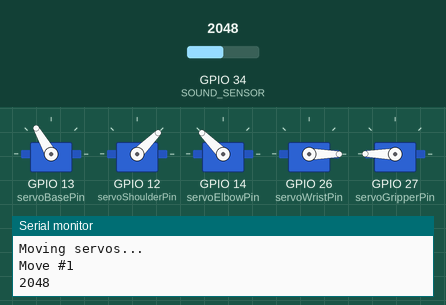
This sketch was run on a simulated ESP32. Parts: 5 × servo, the last lines printed to the serial monitor. Inputs (shaded band) come from the test bench; at power-on: GPIO 34 (SOUND_SENSOR) = 2048 (analog values on the 0–4095 scale).

Above: at 5.0 s.
5.1 s: GPIO 34 (SOUND_SENSOR) set to 1963
6.7 s: GPIO 34 (SOUND_SENSOR) set to 2040
At 10.0 s:
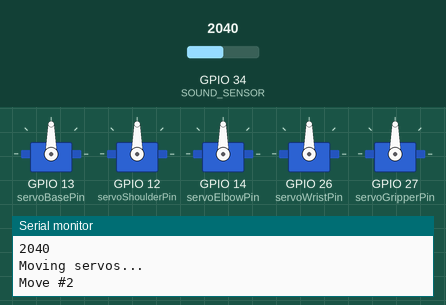
Timing chart, 0 to 15.4 s (numbered marks = the images above; inputs shaded):
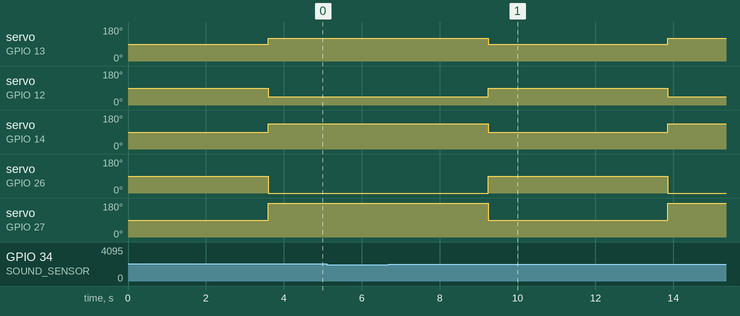

Measured:
- after the input at 6.7 s, servo on GPIO 13 (servoBasePin): 120° → 90° after 2.6 s, → 120° 4.6 s later; servo on GPIO 12 (servoShoulderPin): 45° → 90° after 2.6 s, → 45° 4.6 s later

The sketch:

Master_Fix2.ino
```cpp
// ESP32 Master that broadcasts pulses to the client and moves the servos accordingly

#include <ESP32Servo.h>
#include <Wire.h>
Servo servoBase, servoShoulder, servoElbow, servoWrist, servoGripper; // Can be added with another servo

#define SOUND_SENSOR 34
#define servoBasePin 13
#define servoShoulderPin 12
#define servoElbowPin 14
#define servoWristPin 26
#define servoGripperPin 27

int direction1 = 90; // Starts from the origin 90
int direction2 = 90;
int direction3 = 90;
int direction4 = 90;
int direction5 = 90;

int threshold = 2000;
int pulse;
int highCount = 0;
int moveCount = 0;

void setup() {
  Serial.begin(115200);
  Serial.println("Deteksi suara dimulai...");

  servoBase.attach(servoBasePin);
  servoShoulder.attach(servoShoulderPin);
  servoElbow.attach(servoElbowPin);
  servoWrist.attach(servoWristPin);
  servoGripper.attach(servoGripperPin);

  servoBase.write(direction1);
  servoShoulder.write(direction2);
  servoElbow.write(direction3);
  servoWrist.write(direction4);
  servoGripper.write(direction5);

  analogReadResolution(12); // ESP32 uses 12-bit ADC (0-4095)
  analogSetAttenuation(ADC_11db); // Full range 0-3.3V
}

void moveServo() {
  int soundValue = analogRead(SOUND_SENSOR);
  Serial.println(soundValue);
  delay(50);
  pulse = (soundValue > threshold) ? 1 : 0;

  if (pulse == 1) {
    highCount++;
    delay(100);
  }

  if (highCount == 4) {
    Serial.println("\nMoving servos...");
    int moveInCycle = moveCount % 2;

    if (moveInCycle == 0 && soundValue > threshold) {
      direction1 = direction1 + 30;
      direction2 = direction2 - 45;
      direction3 = direction3 + 45;
      direction4 = direction4 - 90;
      direction5 = direction5 + 90;
    } else if (moveInCycle == 1) {
      direction1 = direction1 - 30;
      direction2 = direction2 + 45;
      direction3 = direction3 - 45;
      direction4 = direction4 + 90;
      direction5 = direction5 - 90;
    }

    direction1 = constrain(direction1, 0, 180);
    direction2 = constrain(direction2, 0, 180);
    direction3 = constrain(direction3, 0, 180);
    direction4 = constrain(direction4, 0, 180);
    direction5 = constrain(direction5, 0, 180);

    servoBase.write(direction1);
    servoShoulder.write(direction2);
    servoElbow.write(direction3);
    servoWrist.write(direction4);
    servoGripper.write(direction5);
    Serial.print("\nMove #");
    Serial.println(moveCount + 1);

    moveCount++;
    highCount = 0;
  }
}

void loop() {
  moveServo();
  delay(1000);
}
```
